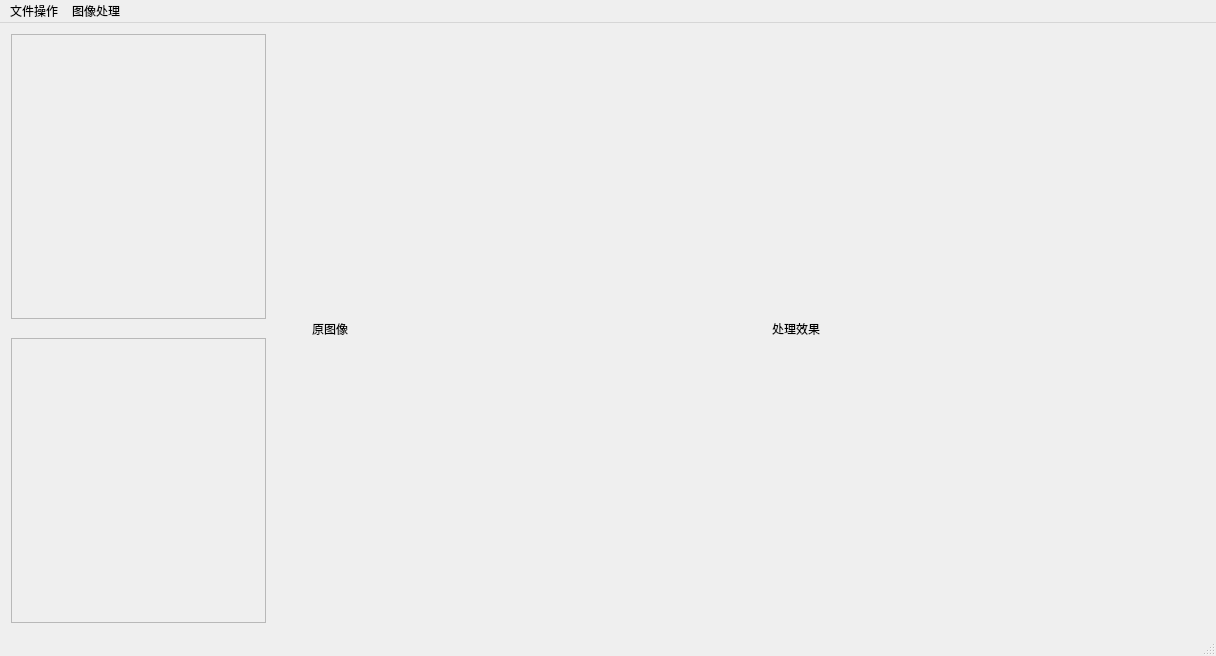
<?xml version="1.0" encoding="UTF-8"?>
<ui version="4.0">
 <class>MainWindow</class>
 <widget class="QMainWindow" name="MainWindow">
  <property name="geometry">
   <rect>
    <x>0</x>
    <y>0</y>
    <width>1216</width>
    <height>656</height>
   </rect>
  </property>
  <property name="sizePolicy">
   <sizepolicy hsizetype="Expanding" vsizetype="Expanding">
    <horstretch>0</horstretch>
    <verstretch>0</verstretch>
   </sizepolicy>
  </property>
  <property name="minimumSize">
   <size>
    <width>0</width>
    <height>0</height>
   </size>
  </property>
  <property name="windowTitle">
   <string>MainWindow</string>
  </property>
  <widget class="QWidget" name="centralWidget">
   <property name="sizePolicy">
    <sizepolicy hsizetype="Fixed" vsizetype="Fixed">
     <horstretch>0</horstretch>
     <verstretch>0</verstretch>
    </sizepolicy>
   </property>
   <layout class="QHBoxLayout" name="horizontalLayout_2" stretch="2,0,7">
    <property name="sizeConstraint">
     <enum>QLayout::SetNoConstraint</enum>
    </property>
    <item>
     <layout class="QVBoxLayout" name="verticalLayout_3" stretch="1,0,1">
      <property name="sizeConstraint">
       <enum>QLayout::SetNoConstraint</enum>
      </property>
      <item>
       <widget class="QFrame" name="Orihistogram">
        <property name="minimumSize">
         <size>
          <width>253</width>
          <height>283</height>
         </size>
        </property>
        <property name="frameShape">
         <enum>QFrame::StyledPanel</enum>
        </property>
        <property name="frameShadow">
         <enum>QFrame::Raised</enum>
        </property>
       </widget>
      </item>
      <item>
       <spacer name="verticalSpacer">
        <property name="orientation">
         <enum>Qt::Vertical</enum>
        </property>
        <property name="sizeHint" stdset="0">
         <size>
          <width>20</width>
          <height>13</height>
         </size>
        </property>
       </spacer>
      </item>
      <item>
       <widget class="QFrame" name="Efthistogram">
        <property name="minimumSize">
         <size>
          <width>253</width>
          <height>283</height>
         </size>
        </property>
        <property name="frameShape">
         <enum>QFrame::StyledPanel</enum>
        </property>
        <property name="frameShadow">
         <enum>QFrame::Raised</enum>
        </property>
       </widget>
      </item>
     </layout>
    </item>
    <item>
     <spacer name="horizontalSpacer_2">
      <property name="orientation">
       <enum>Qt::Horizontal</enum>
      </property>
      <property name="sizeHint" stdset="0">
       <size>
        <width>40</width>
        <height>20</height>
       </size>
      </property>
     </spacer>
    </item>
    <item>
     <layout class="QHBoxLayout" name="horizontalLayout" stretch="0,0,0">
      <property name="sizeConstraint">
       <enum>QLayout::SetDefaultConstraint</enum>
      </property>
      <item>
       <widget class="QLabel" name="LBoriImage">
        <property name="sizePolicy">
         <sizepolicy hsizetype="Preferred" vsizetype="Preferred">
          <horstretch>0</horstretch>
          <verstretch>0</verstretch>
         </sizepolicy>
        </property>
        <property name="minimumSize">
         <size>
          <width>0</width>
          <height>0</height>
         </size>
        </property>
        <property name="text">
         <string>原图像</string>
        </property>
       </widget>
      </item>
      <item>
       <spacer name="horizontalSpacer">
        <property name="orientation">
         <enum>Qt::Horizontal</enum>
        </property>
        <property name="sizeType">
         <enum>QSizePolicy::Fixed</enum>
        </property>
        <property name="sizeHint" stdset="0">
         <size>
          <width>20</width>
          <height>20</height>
         </size>
        </property>
       </spacer>
      </item>
      <item>
       <widget class="QLabel" name="LBeftImage">
        <property name="text">
         <string>处理效果</string>
        </property>
       </widget>
      </item>
     </layout>
    </item>
   </layout>
  </widget>
  <widget class="QStatusBar" name="statusBar"/>
  <widget class="QMenuBar" name="menuBar">
   <property name="geometry">
    <rect>
     <x>0</x>
     <y>0</y>
     <width>1216</width>
     <height>23</height>
    </rect>
   </property>
   <widget class="QMenu" name="menuFile">
    <property name="title">
     <string>文件操作</string>
    </property>
    <addaction name="actionOpen_Image"/>
    <addaction name="actionSave_Image"/>
   </widget>
   <widget class="QMenu" name="menu">
    <property name="title">
     <string>图像处理</string>
    </property>
    <addaction name="actionGray"/>
    <addaction name="actionEqual"/>
    <addaction name="actionGaussian_Blur"/>
    <addaction name="actionSmooth"/>
    <addaction name="actionSharpen"/>
    <addaction name="actionEdge_Detection"/>
    <addaction name="actionmedian_filter"/>
   </widget>
   <addaction name="menuFile"/>
   <addaction name="menu"/>
  </widget>
  <action name="actionOpen_Image">
   <property name="text">
    <string>Open Image</string>
   </property>
  </action>
  <action name="actionSave_Image">
   <property name="text">
    <string>Save Image</string>
   </property>
  </action>
  <action name="actionGray">
   <property name="text">
    <string>Gray</string>
   </property>
  </action>
  <action name="actionEqual">
   <property name="text">
    <string>Equal</string>
   </property>
  </action>
  <action name="actionSmooth">
   <property name="text">
    <string>Smooth</string>
   </property>
  </action>
  <action name="actionSharpen">
   <property name="text">
    <string>Sharpen</string>
   </property>
  </action>
  <action name="actionEdge_Detection">
   <property name="text">
    <string>Edge Detection</string>
   </property>
  </action>
  <action name="actionGaussian_Blur">
   <property name="text">
    <string>Gaussian Blur</string>
   </property>
  </action>
  <action name="actionmedian_filter">
   <property name="text">
    <string>Median Filter</string>
   </property>
  </action>
 </widget>
 <layoutdefault spacing="6" margin="11"/>
 <resources/>
 <connections/>
</ui>
